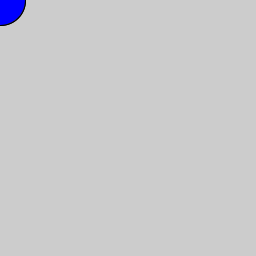
Frame 1 (no input)
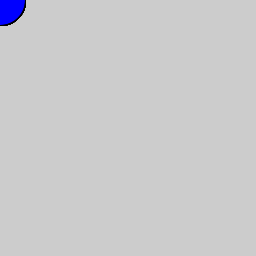
Frame 60 (the mouse pressed at the canvas centre just before this capture)
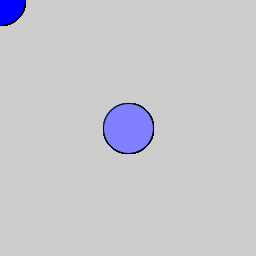
Frame 120 (the mouse held since frame 60 and released just before this capture)

The Processing sketch that drew these frames (run headless with seeded random() and noise(); from frame 60 on, the mouse is pressed at the canvas centre):

// Processing sketch: mahdiya
// ── mahdiya.pde
void setup()
{
 size(256,256);
}
 
 void draw()
 {
  fill(mouseX, mouseY, mouseX + mouseY);
  ellipse(mouseX, mouseY, 50, 50);
  fill(mouseY, mouseX, 255);
  ellipse(mouseY, mouseX, 50, 50);
 }
